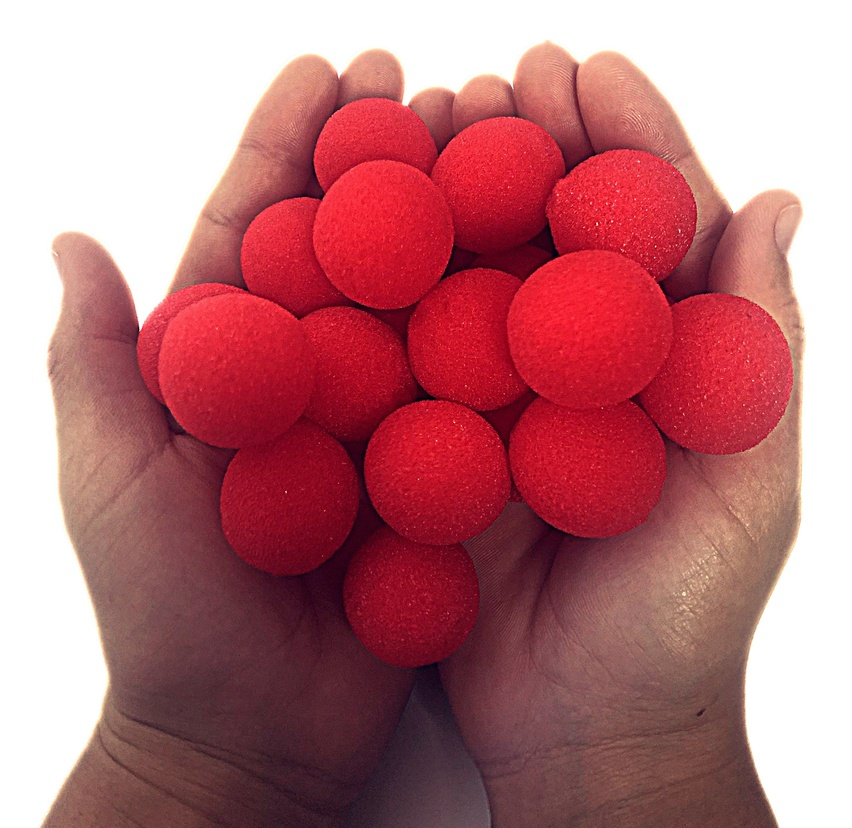
//> input picture vision_localization/balle_rouge.jpg, 852 x 828 px, shrunk from 2979 x 2894 before the run
$ ./morphological_transformations   (built with g++ and OpenCV 4)
//> lines starting //> are read from the running program, lines starting //| are printed output that depends on the picture; after the words box and inside, x2 and y2 are one past the last pixel; in counts of white or black regions, pixels touching at a corner belong together
#include <opencv2/opencv.hpp>

int main(){

    cv::Mat image_bgr = cv::imread("/home/nico/vision_ws/src/ros2_vision_stack/vision_localization/balle_rouge.jpg");
//> image_bgr is the input picture: 828 rows x 852 cols, CV_8UC3; mean B, G, R 120.7, 114.4, 183.1

    if (image_bgr.empty()){
        std::cerr << "Erreur:Image introuvable !" << std::endl;
        return -1;
    }
    else{
        std::cout << "Image trouvée !" << std::endl;
        //cv::imshow("Test_balle",image_bgr);
    }

    cv::Mat image_hsv;


    //cv::cvtColor(image de depart, image d'arrivée, opération réalisée) permet de passer du rgb (bgr en opencv) en hsv
    cv::cvtColor(image_bgr, image_hsv, cv::COLOR_BGR2HSV);
//> image_hsv: 828 rows x 852 cols, CV_8UC3; mean H, S, V 92.3, 115.1, 183.1

    //Définition des threshold de selection d'un pixel blanc:
    cv::Scalar limite_basse1(0,120,70);
    cv::Scalar limite_haute1(10,255,255);

    //comme le rouge est particulier en openCV et découpé: plage H entre 0-10 et 160-179 on crée deux threshold et on va faire une opération OU.
    cv::Scalar limite_basse2(160,120,70);
    cv::Scalar limite_haute2(179,250,255);

    cv::Mat masque1, masque2, masque_final;

    //création des deux matrices noires-blanches/masques binaires : cv::inRange(matrice de depar, threshold bas, threshold up, matrice d'arrivée) crée cette matrice de pixels
    cv::inRange(image_hsv, limite_basse1, limite_haute1, masque1);
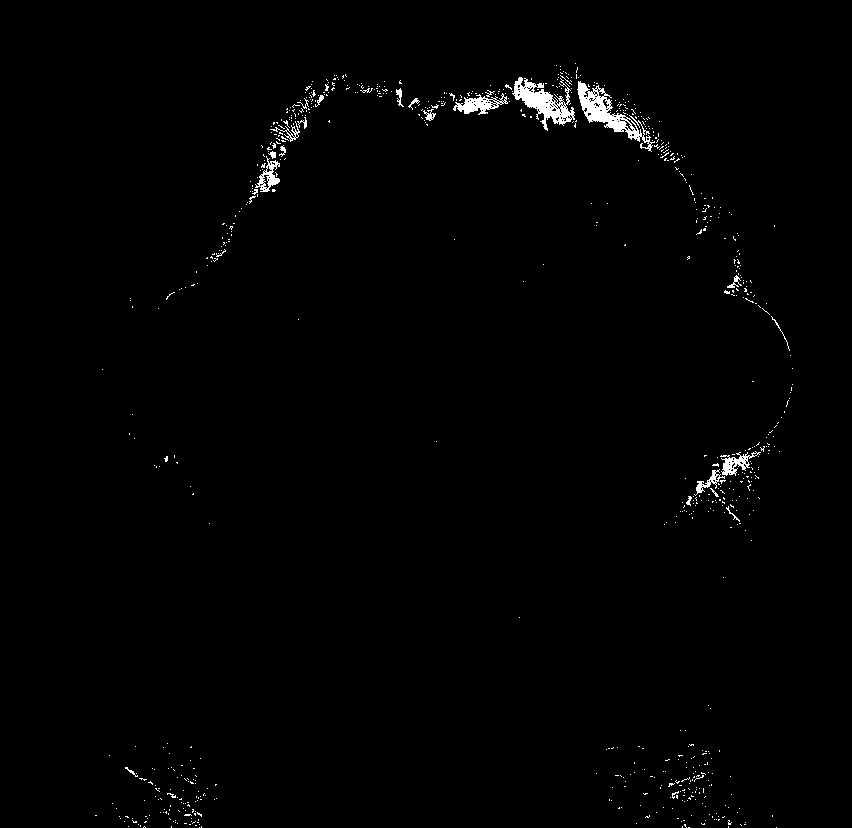
//> masque1: 828 rows x 852 cols, CV_8UC1; 0.99% white; 782 white regions (756 under 20 px), largest, box (x1, y1, x2, y2) and area: (577, 81, 655, 152) 1408, (512, 77, 575, 131) 1322, (453, 93, 508, 115) 522
    cv::inRange(image_hsv, limite_basse2, limite_haute2, masque2);
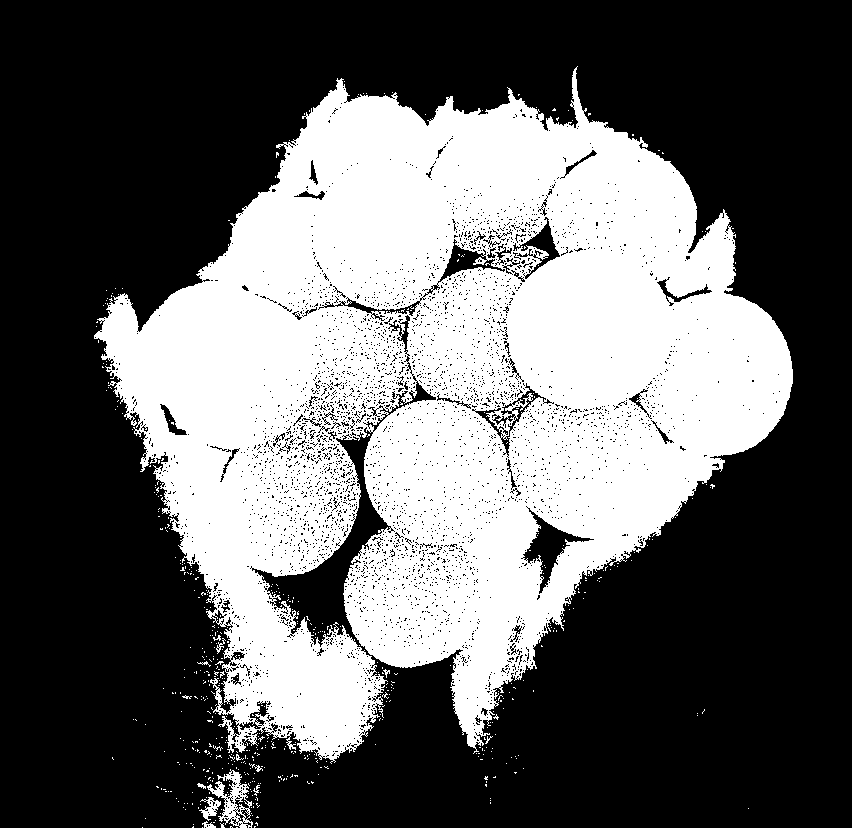
//> masque2: 828 rows x 852 cols, CV_8UC1; 38.4% white; 556 white regions (544 under 20 px), largest, box (x1, y1, x2, y2) and area: (94, 66, 793, 764) 268461, (207, 769, 253, 828) 995, (199, 797, 221, 821) 220

    //porte logique ou sur les deux matrices : crée masque final.
    cv::bitwise_or(masque1,masque2,masque_final);
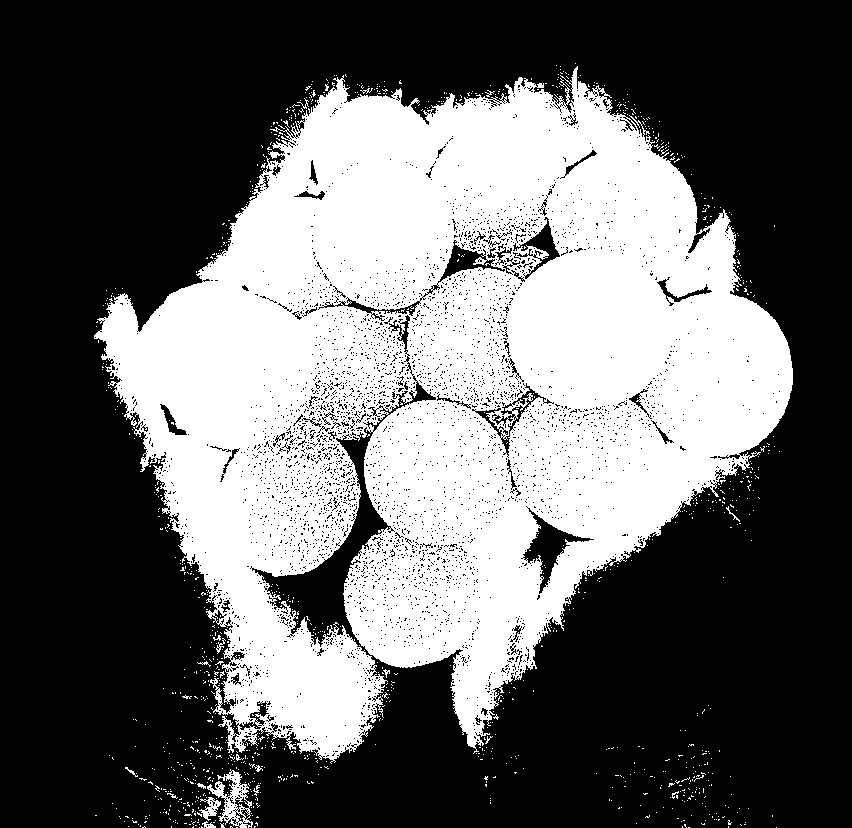
//> masque_final: 828 rows x 852 cols, CV_8UC1; 39.4% white; 1103 white regions (1084 under 20 px), largest, box (x1, y1, x2, y2) and area: (94, 66, 793, 764) 273970, (207, 769, 253, 828) 999, (199, 797, 221, 821) 223

    // [11 lines of commented-out code are left out]
    cv::Mat kernel = getStructuringElement(cv::MORPH_RECT, cv::Size(5,5));
    //cv::imshow("image tampon", kernel);

    cv::Mat masque_ouverture;
    cv::Mat masque_fermeture;

    //Opération douverture = erodage + dilatation (supprimer le bruit)= cv::MORPH_OPEN a linterieur de cv::morphologyEx(matrice d'entrée, matrice de sortie, opération: cv::MORPH_OPEN ou cv::MORPH_CLOSE, tampon)
    cv::morphologyEx(masque_final, masque_ouverture, cv::MORPH_OPEN, kernel);
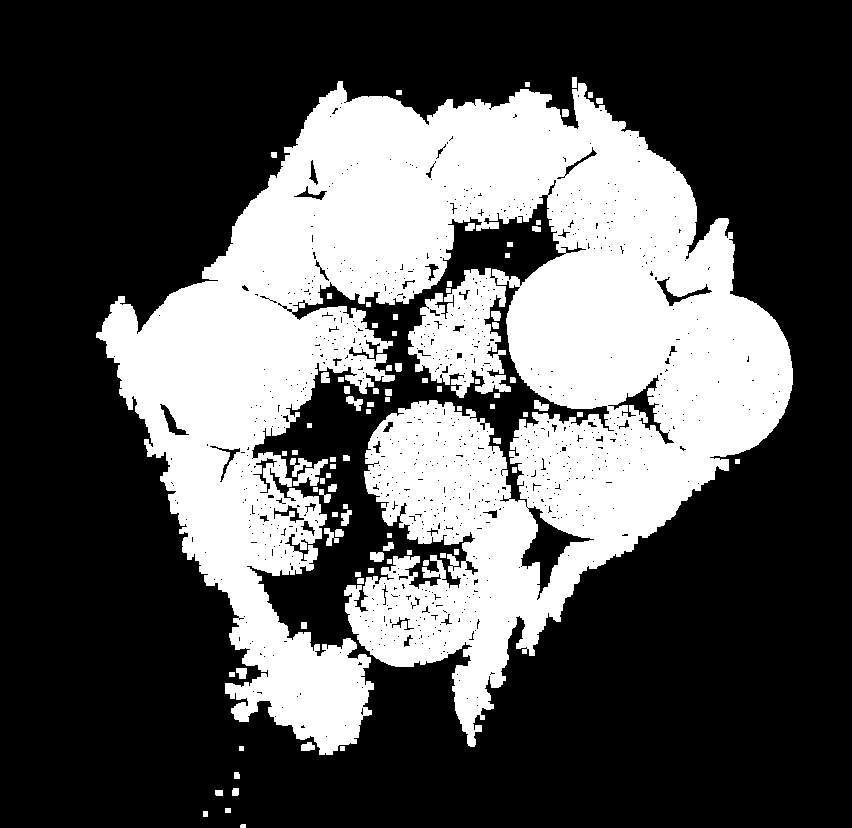
//> masque_ouverture: 828 rows x 852 cols, CV_8UC1; 34% white; 87 white regions, largest, box (x1, y1, x2, y2) and area: (96, 81, 793, 755) 235889, (293, 459, 328, 486) 388, (290, 458, 312, 477) 197
    cv::imshow("image ouverture",masque_ouverture);

    //opération de fermeture = dilation + erodage (reboucher les trous liés à la lumière par exemple)
    cv::morphologyEx(masque_ouverture, masque_fermeture, cv::MORPH_CLOSE, kernel);
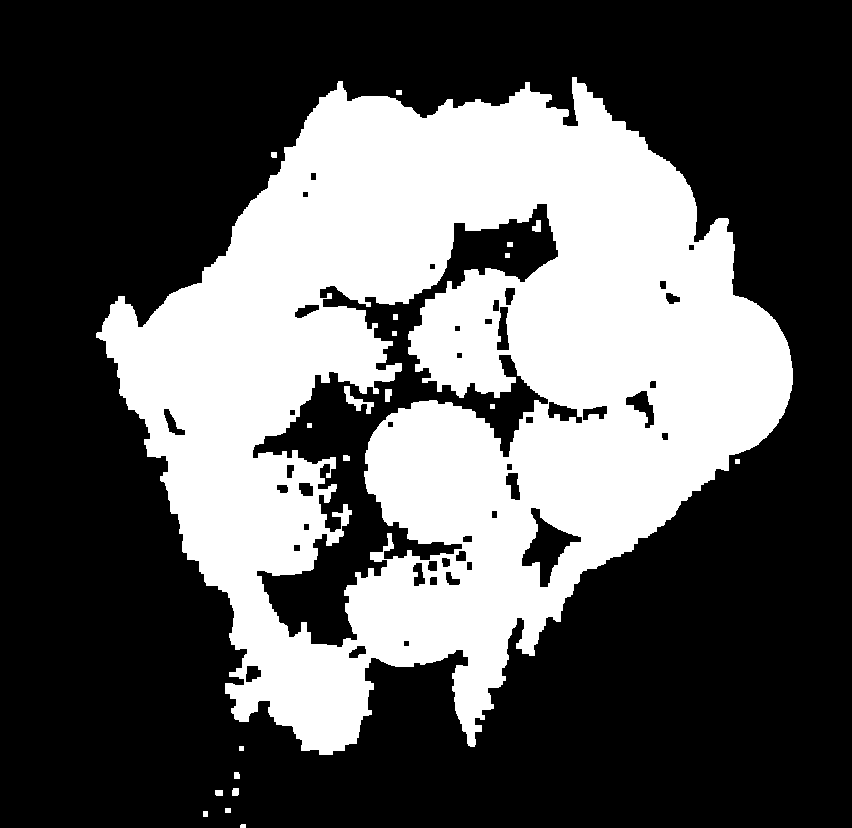
//> masque_fermeture: 828 rows x 852 cols, CV_8UC1; 35.4% white; 21 white regions, largest, box (x1, y1, x2, y2) and area: (96, 77, 793, 755) 248645, (344, 386, 374, 414) 275, (532, 220, 541, 232) 81
    cv::imshow("image fermeture",masque_fermeture);


    cv::waitKey(0);


    return 0;
}
